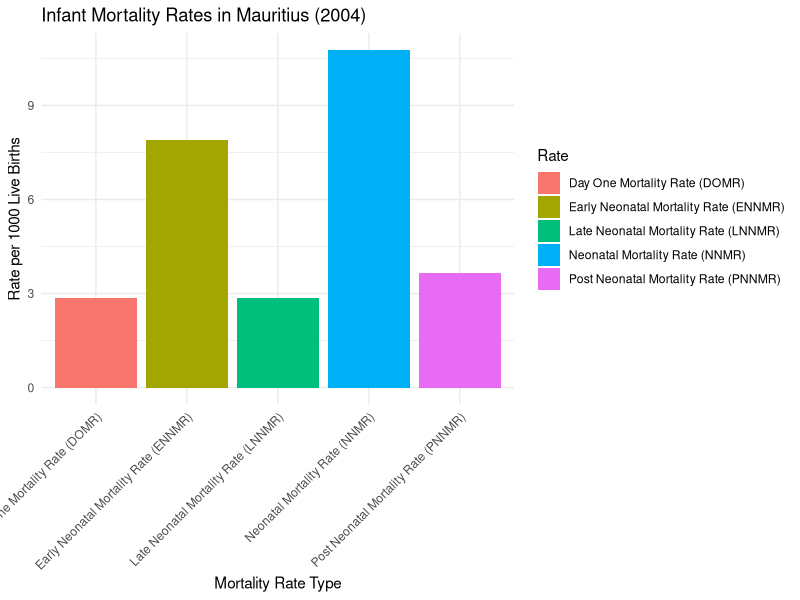

Write the R code that produced this figure.
## ---- chunk 1
library(tidyverse)
## ---- chunk 2
# Given data
live_births <- 19230
day_one_deaths <- 55
one_week_deaths <- 152
four_week_deaths <- 207
infant_deaths <- 277

# Compute rates per 1000 live births
domr <- (day_one_deaths / live_births) * 1000
nnmr <- (four_week_deaths / live_births) * 1000
ennmr <- (one_week_deaths / live_births) * 1000
lnnmr <- nnmr - ennmr
pnnmr <- ((infant_deaths - four_week_deaths) / live_births) * 1000

# Create a tibble table
data <- tibble(
  Rate = c("Day One Mortality Rate (DOMR)",
           "Neonatal Mortality Rate (NNMR)",
           "Early Neonatal Mortality Rate (ENNMR)",
           "Late Neonatal Mortality Rate (LNNMR)",
           "Post Neonatal Mortality Rate (PNNMR)"),
  Value = c(domr, nnmr, ennmr, lnnmr, pnnmr)
)

# Display the table
data
## ---- chunk 3
# Bar chart visualization
ggplot(data, aes(x = Rate, y = Value, fill = Rate)) +
  geom_bar(stat = "identity") +
  labs(title = "Infant Mortality Rates in Mauritius (2004)",
       x = "Mortality Rate Type", y = "Rate per 1000 Live Births") +
  theme_minimal() +
  theme(axis.text.x = element_text(angle = 45, hjust = 1))
